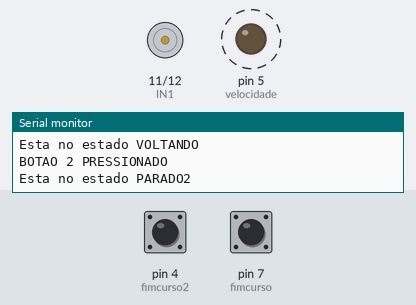
Recording of a sketch running on a simulated Arduino Uno, built with avr-gcc and run on an emulated ATmega328P. Parts: motor-driver pin pairs drawn as motors (green arrow = first pin HIGH = forward, orange = second pin HIGH = backward, longer = more drive), output pins drawn as LEDs (lit = HIGH), the last lines printed to the serial monitor. Dashed ring = blinking. The inputs (shaded band) are chosen by the test bench; at power-on: pin 4 (fimcurso2) HIGH, pin 7 (fimcurso) HIGH.

Above: at 1.2 s.
1.3 s: pin 4 (fimcurso2) pulled LOW for 3.2 s
At 1.7 s:
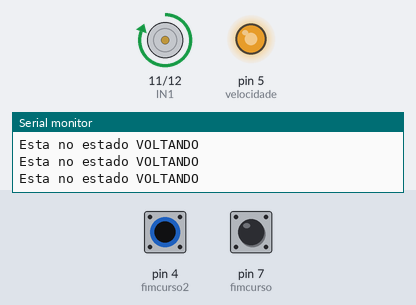
6.1 s: pin 7 (fimcurso) pulled LOW for 1 s
10.1 s: pin 4 (fimcurso2) pulled LOW for 0.2 s
13.3 s: pin 7 (fimcurso) pulled LOW for 0.2 s
16.5 s: pin 4 (fimcurso2) pulled LOW for 1 s
20.5 s: pin 4 (fimcurso2) driven LOW and pin 7 (fimcurso) driven LOW
At 21.9 s:
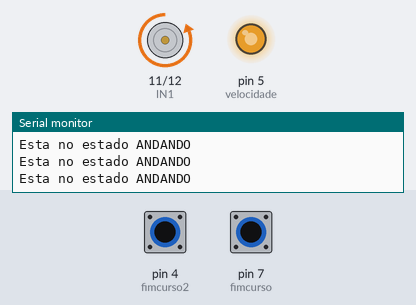
Timing chart, 0 to 23.5 s (numbered marks = the images above; inputs shaded):
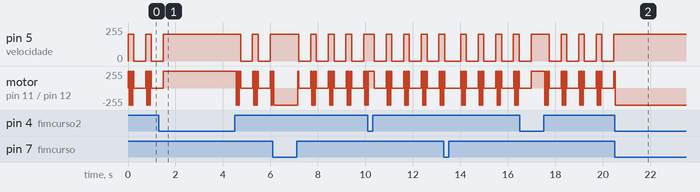

Measured:
- after the input at 20.5 s, pin 5 (velocidade): stops changing and stays 200/255; motor on pin 11 (IN1) / pin 12 (IN2): goes on until 20.5 s, then stays backward 255/255
- by itself, motor on pin 11 (IN1) / pin 12 (IN2): repeats every 0.74 s: 2 × (backward 255/255 0.05 s, forward 255/255 0.05 s), stopped 0.51 s, forward 255/255 0.05 s

The sketch:

codigoprojeto1_2.0.ino
```cpp
// Pinagem do Arduino
// Pinagem do Arduino para 1 motor

int IN1 = 11;         // controle do sentido
int IN2 = 12;         // controle do sentido
int velocidade = 5; // PWM (tem que ser um pino com acento til do Arduino)
int fimcurso = 7;
int fimcurso2 = 4;
bool fimpress;
bool fimpress2;
int estado = 0;
int counter = 0;

// Variaveis auxiliares (se quiser variar algo no tempo)

void setup() {
  Serial.begin(9600);
  pinMode(IN1, OUTPUT);
  pinMode(IN2, OUTPUT);
  pinMode(velocidade, OUTPUT);
  pinMode(fimcurso, INPUT_PULLUP);
  pinMode(fimcurso2, INPUT_PULLUP);
}

void loop() { // Andar
  if (estado == 0) {
    Serial.println("Esta no estado ANDANDO");
    digitalWrite(IN1, LOW);
    digitalWrite(IN2, HIGH);
    analogWrite(velocidade, 200);
    fimpress = digitalRead(fimcurso);
    if (fimpress == HIGH) {
      Serial.println("BOTAO 1 PRESSIONADO");
      estado = 2;
    }
  }

  // if (estado == 1) { // Parar
  //   Serial.println("Esta no estado PARADO");
  //   digitalWrite(IN1, LOW);
  //   digitalWrite(IN2, LOW);
  //   analogWrite(velocidade, 0);

  //   estado = 2;
  // }

  if (estado == 2) { // Voltar
    Serial.println("Esta no estado VOLTANDO");
    digitalWrite(IN1, HIGH);
    digitalWrite(IN2, LOW);
    analogWrite(velocidade, 200);

    // fimpress = digitalRead(fimcurso); //substituir pelo codigo abaixo quando implementar a 2a chave
    // if (fimpress == HIGH) {
    //   delay(500);
    //   estado = 3;
    // }
    fimpress2 = digitalRead(fimcurso2);
    if (fimpress2 == HIGH) {
      Serial.println("BOTAO 2 PRESSIONADO");
      counter++;
      if (counter == 3) {
        counter = 0;
        estado = 3;
      }
      else {
        estado = 0;
      }
    }
  }

  if (estado == 3) { // Parar
    Serial.println("Esta no estado PARADO2");
    digitalWrite(IN1, LOW);
    digitalWrite(IN2, LOW);
    analogWrite(velocidade, 0);

    fimpress = digitalRead(fimcurso); // reiniciar o percurso
    if (fimpress == HIGH) {
      delay(500); // esse delay e necessario
      estado = 0;
    }
  }
}
```
